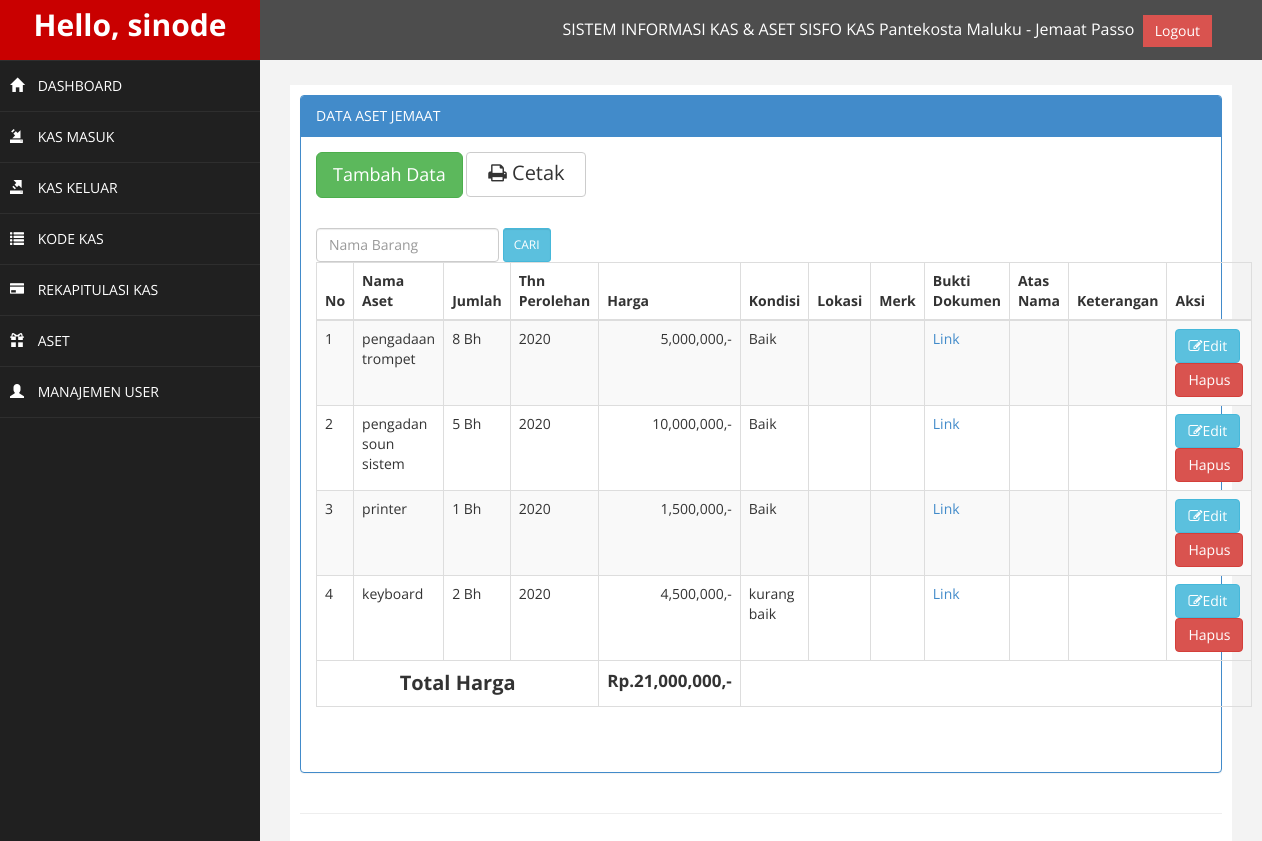
Screenshot of /halaman_admin.php?page=aset (signed in) with the database file from the repository.
### tables this page shows
CREATE TABLE `aset` (
  `kode` int(11) NOT NULL,
  `nama_brg` varchar(50) NOT NULL,
  `jumlah` int(11) NOT NULL,
  `thn_perolehan` varchar(20) NOT NULL,
  `harga` int(20) NOT NULL,
  `kondisi` varchar(50) NOT NULL
);

### page/aset/aset.php (the view, shortened to what this page needs)
<div class="panel panel-primary">
    <div class="panel-heading">
        DATA ASET JEMAAT
    </div>
    <div class="panel-body">
        <button class="btn btn-success btn-lg" data-toggle="modal" data-target="#myModal">
            Tambah Data
        </button>
        <a href="./laporan/laporan_aset.php" target="blank" class="btn btn-default" style="margin-top: 0px; height: 45px; width: 120px; font-size: 20px;"><i class="fa fa-print"></i> Cetak</a>
    </div>
    <div class="panel-body">
        <form method="post" class="form-inline">
            <input id="nama_brg" type="text" class="form-control" name="barang" value="<?= $_POST['barang'] ?? '' ?>" placeholder="Nama Barang">
            <button type="submit" name="search" class="btn btn-info btn-sm form-control">CARI</button>
        </form>
        <div class="table-responsive">
            <table class="table table-striped table-sm table-bordered table-hover" id="dataTables-example">
                <thead>
                    <tr>
                        <th>No</th>
                        <th>Nama Aset</th>
                        <th>Jumlah</th>
                        <th>Thn Perolehan</th>
                        <th>Harga</th>
                        <th>Kondisi</th>
                        <th>Lokasi</th>
                        <th>Merk</th>
                        <th>Bukti Dokumen</th>
                        <th>Atas Nama</th>
                        <th>Keterangan</th>
                        <th>Aksi</th>
                    </tr>
                </thead>
                <tbody>
                    <?php
                    $no = 1;
                    if (isset($_POST['search'])) {
                        $barang = $_POST['barang'];
                        $sql = $koneksi->query("SELECT * FROM aset WHERE nama_brg LIKE '%$barang%'");
                    } else {
                        $sql = $koneksi->query("SELECT * FROM aset");
                    }
                    while ($data = $sql->fetch_assoc()) {
                    ?>
                        <tr class="odd gradeX">
                            <td><?php echo $no++ ?></td>
                            <td><?php echo $data['nama_brg']; ?></td>
                            <td><?php echo number_format($data['jumlah']) . "  Bh"; ?></td>
                            <td><?php echo $data['thn_perolehan']; ?></td>
                            <td align="right"><?php echo number_format($data['harga']) . ",-"; ?></td>
                            <td><?php echo $data['kondisi']; ?></td>
                            <td><?php echo $data['lokasi']; ?></td>
                            <td><?php echo $data['merk']; ?></td>
                            <td> <a href="<?php echo '../storages/bukti-dokumen-aset/' . $data['bukti_dokumen']; ?>" target="_blank">Link</a> </td>
                            <td><?php echo $data['atas_nama']; ?></td>
                            <td><?php echo $data['keterangan']; ?></td>
                            <td>
                                <a id="edit_data" data-toggle="modal" data-target="#edit" data-kode="<?= $data['kode'] ?>" data-nama_brg="<?= $data['nama_brg'] ?>" data-jumlah="<?= $data['jumlah'] ?>" data-thn_perolehan="<?= $data['thn_perolehan'] ?>" data-jml="<?= $data['harga'] ?>" data-kondisi="<?= $data['kondisi'] ?>" data-lokasi="<?= $data['lokasi'] ?>" data-merk="<?= $data['merk'] ?>" data-atas_nama="<?= $data['atas_nama'] ?>" data-keterangan="<?= $data['keterangan'] ?>" class="btn btn-info"><i class="fa fa-edit"></i>Edit</a>
                                <a onclick="return confirm('Yakin Akan Menghapus Data Ini....????')" href="?page=aset&aksi=hapus&id= <?php echo $data['kode']; ?>" class="btn btn-danger"><i class="fa fa-trash"></i>Hapus</a>
                            </td>
                        </tr>
                    <?php
                        $total = $total + $data['harga'];
                    }
                    ?>
                </tbody>
                <tfoot>
                    <tr>
                        <th colspan="4" style="text-align: center; font-size: 20px">Total Harga</th>
                        <th style="text-align: right; font-size: 17px"><?php echo "Rp." . number_format($total) . ",-"; ?></th>
                        <th colspan="7"></th>
                    </tr>
                </tfoot>
            </table>
        </div>
        <div class="panel-body">
        </div>
    </div>
</div>

### assets/css/custom.css (style rules this page uses)
body { font-family: 'Open Sans', sans-serif; }

### rows the page displays
aset: nama_brg "pengadaan trompet", jumlah "8", thn_perolehan "2020", harga "5,000,000", kondisi "Baik"
aset: nama_brg "pengadan soun sistem", jumlah "5", thn_perolehan "2020", harga "10,000,000", kondisi "Baik"
aset: nama_brg "printer", jumlah "1", thn_perolehan "2020", harga "1,500,000", kondisi "Baik"
aset: nama_brg "keyboard", jumlah "2", thn_perolehan "2020", harga "4,500,000", kondisi "kurang baik"

### other values shown
$_SESSION['username'] "sinode"
$total "21,000,000"
